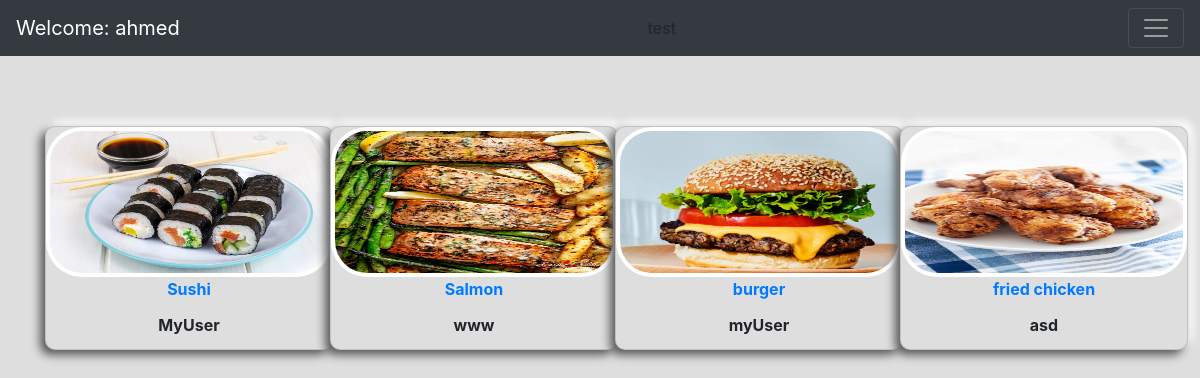
The app's page /recipe/ (signed in), older data.
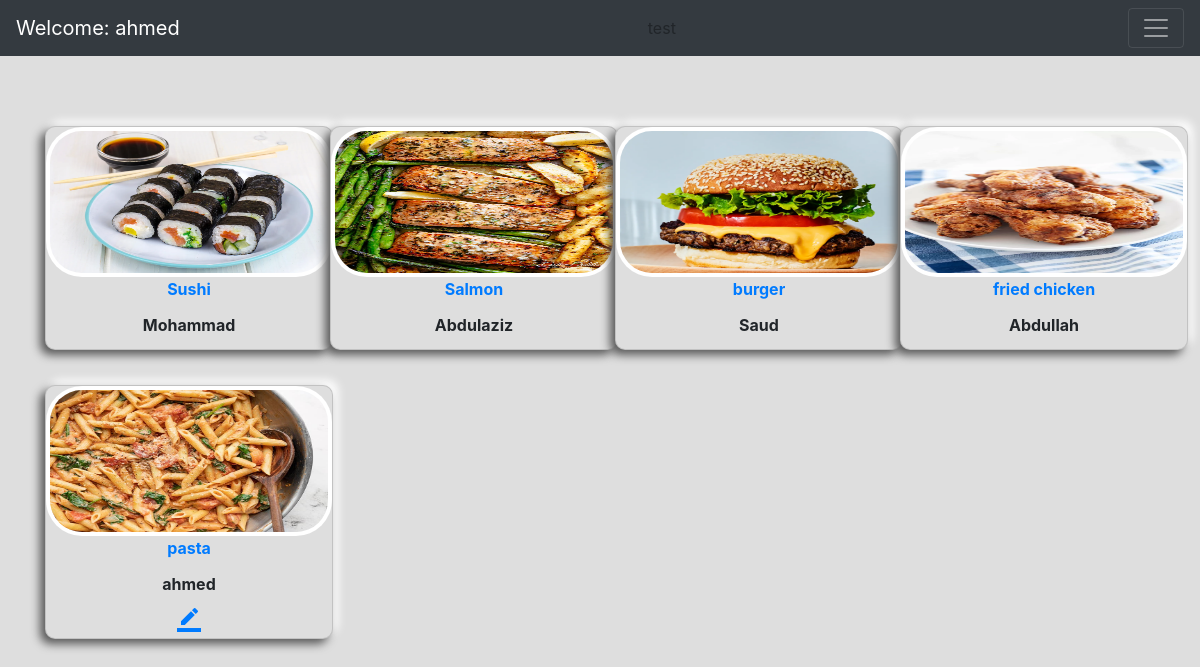
The same page, newer data.
### Foodiz_app/models.py (models this page shows, shortened)
class Recipe (models.Model):
    food_name = models.CharField(max_length=255)
    recipe = models.TextField()
    image = models.ImageField( blank=True, null=True)
    profile = models.ForeignKey(Profile,on_delete=models.CASCADE,related_name='recipe')
    ingredient = models.ManyToManyField(Ingredient,related_name='Recipe_ingredient')
    category = models.ManyToManyField(Category, related_name='category')

class Profile(models.Model):
    bio = models.TextField()
    profile_pic = models.ImageField(upload_to="media/",null=True ,blank=True)
    user = models.OneToOneField(User,on_delete=models.CASCADE)
    def __str__(self):
        return f"{self.user.username}"

### Foodiz_app/views.py (the view)
# urls.py: path("recipe/",get_recipies, name = "get_recipies"),
def get_recipies(request):
    recipes =  Recipe.objects.all()
    context = {"recipes" : recipes}
    return render(request, "home_page.html", context)

### Foodiz_app/templates/home_page.html (shortened to what this page needs)
{%extends 'base.html'%}
{%load static%}
{%block content%}
{% if user.is_authenticated %}
<div class="container">
    <div class = "row" >
        {%for recipe in recipes%}
        <div class="col-3">
                <div class="card" >
                    <a href="{%url 'recipe_details' recipe_id=recipe.id %}">
                    {% if recipe.image %}
                        <img src="{{ recipe.image.url }}" class="img-thumbnail" alt="">
                    </a>
                    {% endif %}
                    <a href="{%url 'recipe_details' recipe_id=recipe.id %}">
                    <p class="card-title"><b>{{recipe.food_name}}</b></p>
                </a>
                    <p class="card-title"><b>{{recipe.profile}}</b></p>
                {% if   user.username == recipe.profile.user.username %}
                <a style="text-align: center;" href="{%url 'update_recipe' recipe_id=recipe.id %}">
                        <i class="material-icons">
                        </i>
                    </a>
                    {% endif %}
                </div>
                </div>
        {% endfor %}
    </div>
</div>
<br>
{% endif %}
{%endblock content%}

### Foodiz_app/templates/base.html (shortened to what this page needs)
{%load static%}
<!DOCTYPE html>
<html lang="en">
<head>
    <link rel="stylesheet" href="https://cdn.jsdelivr.net/npm/bootstrap@4.4.1/dist/css/bootstrap.min.css">
    <link rel="stylesheet" href="{% static 'css/style.css' %}" type="text/css"/>
</head>
<body>
  {% if user.is_authenticated %}
    <nav class="navbar navbar-dark bg-dark">
        <a class="navbar-brand" href="#"> Welcome:  {{user.username}}</a>
        <div>test </div>
        <button class="navbar-toggler" type="button" data-toggle="collapse" data-target="#navbarNavAltMarkup" aria-controls="navbarNavAltMarkup" aria-expanded="false" aria-label="Toggle navigation">
          <span class="navbar-toggler-icon"></span>
        </button>
            {% endif %}
      </nav>
    {%block content%}  {%endblock content%}
</body>
</html>

### Foodiz_app/static/css/style.css (style rules this page uses)
.row { margin-top: 35px; }
.card { width: 18rem; margin-top: 35px; border-radius: 10px; background: #dedede; box-shadow: -5px 5px 10px #595959, 5px -5px 10px #ffffff; margin-right: 30px; }
.img-thumbnail { height: 150px; width : 600px; object-position: 50% 50%; border: 10px; border-radius: 2.25rem; }
body { background-color: #dedede; height: 100vh; align-items: center; justify-content: center; }
.card-title { text-align: center; }

Row changes from the older to the newer data that the page shows:
changed through a linked row, Recipe "Sushi": profile "MyUser" → "Mohammad"
changed through a linked row, Recipe "Salmon": profile "www" → "Abdulaziz"
changed through a linked row, Recipe "burger": profile "myUser" → "Saud"
changed through a linked row, Recipe "fried chicken": profile "asd" → "Abdullah"
added Recipe: image (picture), food_name "pasta", profile "ahmed"
